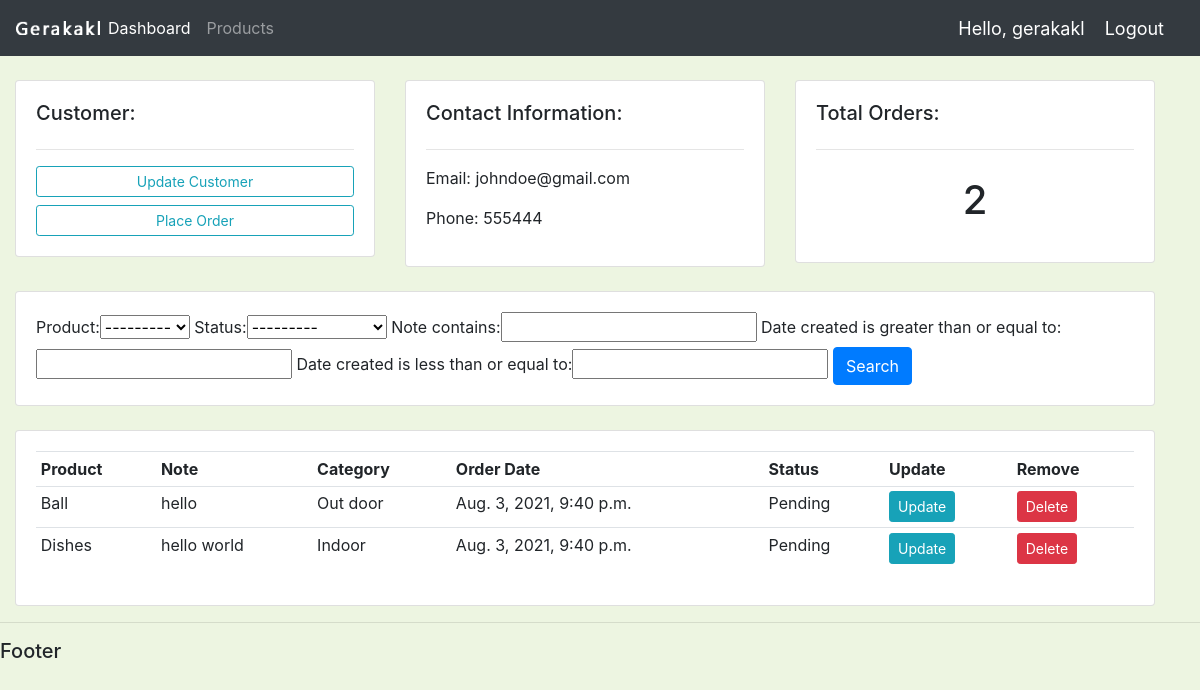
/customer/1/ (signed in), run on an earlier commit of the app's database.
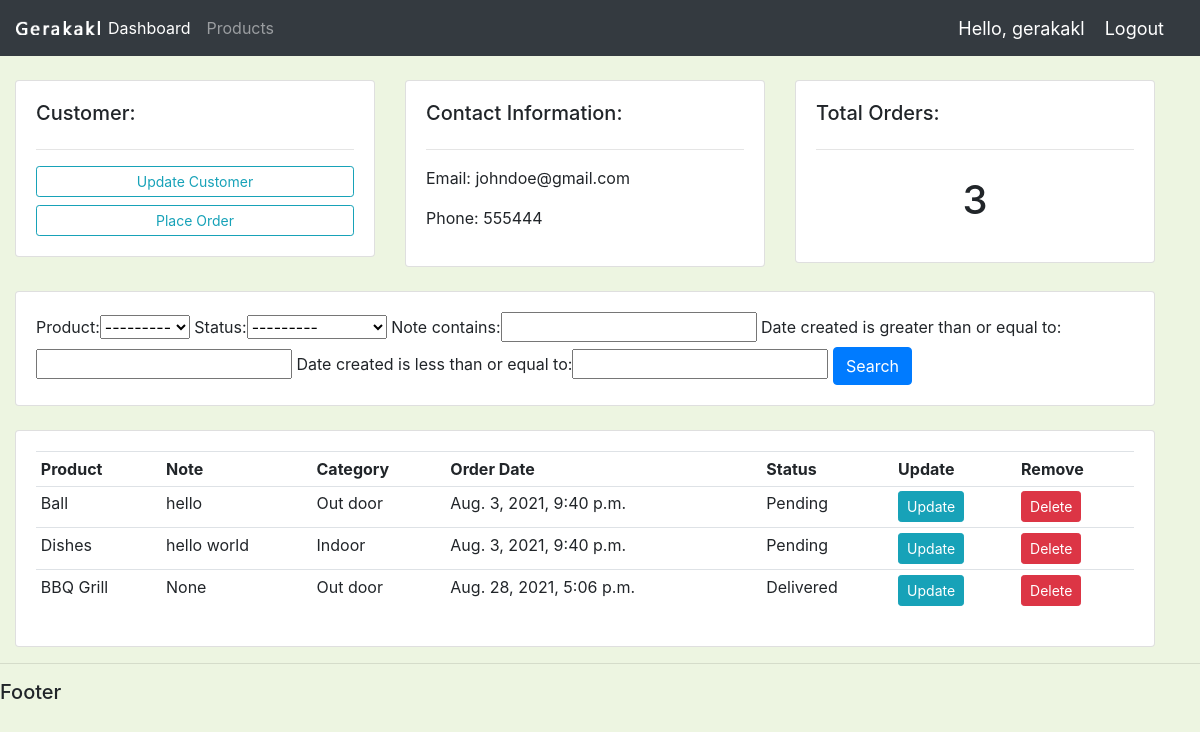
And on a later commit of the database.
### accounts/models.py (models this page shows, shortened)
class Order(models.Model):
    STATUS = (
        ('Pending', 'Pending'),
        ('Out for delivery', 'Out for delivery'),
        ('Delivered', 'Delivered'),
    )
    customer = models.ForeignKey(Customer, null=True, on_delete=models.SET_NULL)
    product = models.ForeignKey(Product, null=True, on_delete=models.SET_NULL)
    date_created = models.DateTimeField(auto_now_add=True, null=True)
    status = models.CharField(max_length=200, null=True, choices=STATUS)
    note = models.CharField(max_length=1000, null=True)

class Product(models.Model):
    CATEGORY = (
        ('Indoor', 'Indoor'),
        ('Out door', 'Out door'),
    )
    name = models.CharField(max_length=200, null=True)
    price = models.FloatField(null=True)
    category = models.CharField(max_length=200, null=True, choices=CATEGORY)
    description = models.CharField(max_length=200, null=True, blank=True)
    date_created = models.DateTimeField(auto_now_add=True, null=True)
    tags = models.ManyToManyField(Tag)
    def __str__(self):
        return self.name

### accounts/decorators.py (the view)
        def wrapper_func(request, *args, **kwargs):
            group = None
            if request.user.groups.exists():
                group = request.user.groups.all()[0].name
            if group in allowed_roles:
                return view_func(request, *args, **kwargs)
            else:
                return HttpResponse('You are not authorized to view this page')

### accounts/views.py (called while the page is built)
@login_required(login_url='login')
@allowed_users(allowed_roles=['admin'])
def customer(request, pk):
    customer = Customer.objects.get(id=pk)
    orders = customer.order_set.all()
    order_count = orders.count()
    myFilter = OrderFilter(request.GET, queryset=orders)
    orders = myFilter.qs
    context = {'customer': customer, 'orders': orders, 'order_count': order_count,
               'myFilter': myFilter}
    return render(request, 'accounts/customer.html', context)

### accounts/templates/accounts/customer.html
{% extends 'accounts/main.html' %}
{% block content %}
<br>
<div class="container-fluid row">
    <div class="col-md">
        <div class="card card-body">
            <h5>Customer:</h5>
            <hr>
            <a class="btn btn-outline-info btn-sm btn-block" href="">Update Customer</a>
            <a class="btn btn-outline-info btn-sm btn-block" href="{% url 'create_order' customer.id %}">Place Order</a>
        </div>
    </div>
    <div class="col-md">
        <div class="card card-body">
            <h5>Contact Information:</h5>
            <hr>
            <p>Email: {{customer.email}}</p>
            <p>Phone: {{customer.phone}}</p>
        </div>
    </div>
    <div class="col-md">
        <div class="card card-body">
            <h5>Total Orders:</h5>
            <hr>
            <h1 style="text-align: center; padding: 10px">{{order_count}}</h1>
        </div>
    </div>
</div>
<br>
<div class="container-fluid row">
    <div class="col">
        <div class="card card-body">
            <form method="get">
                    {{myFilter.form}}
                <button class="btn btn-primary" type="submit">Search</button>
            </form>
        </div>
    </div>
</div>
<br>
<div class="container-fluid row">
    <div class="col-md">
        <div class="card card-body">
            <table class="table table-sm">
                <tr>
                    <th>Product</th>
                    <th>Note</th>
                    <th>Category</th>
                    <th>Order Date</th>
                    <th>Status</th>
                    <th>Update</th>
                    <th>Remove</th>
                </tr>
                {% for order in orders %}
                <tr>
                    <td>{{order.product}}</td>
                    <td>{{order.note}}</td>
                    <td>{{order.product.category}}</td>
                    <td>{{order.date_created}}</td>
                    <td>{{order.status}}</td>
                    <td><a class="btn btn-sm btn-info" href="{% url 'update_order' order.id %}">Update</a></td>
                    <td><a class="btn btn-sm btn-danger" href="{% url 'delete_order' order.id %}">Delete</a></td>
                </tr>
                {% endfor %}
            </table>
        </div>
    </div>
</div>
{% endblock %}

What changed in the data, as far as the page shows it:
added Order: product "BBQ Grill", note "None", product.category "Out door", date_created "Aug. 28, 2021, 5:06 p.m.", status "Delivered"
Also different on the page:
{{ order_count }}: "2" → "3"
